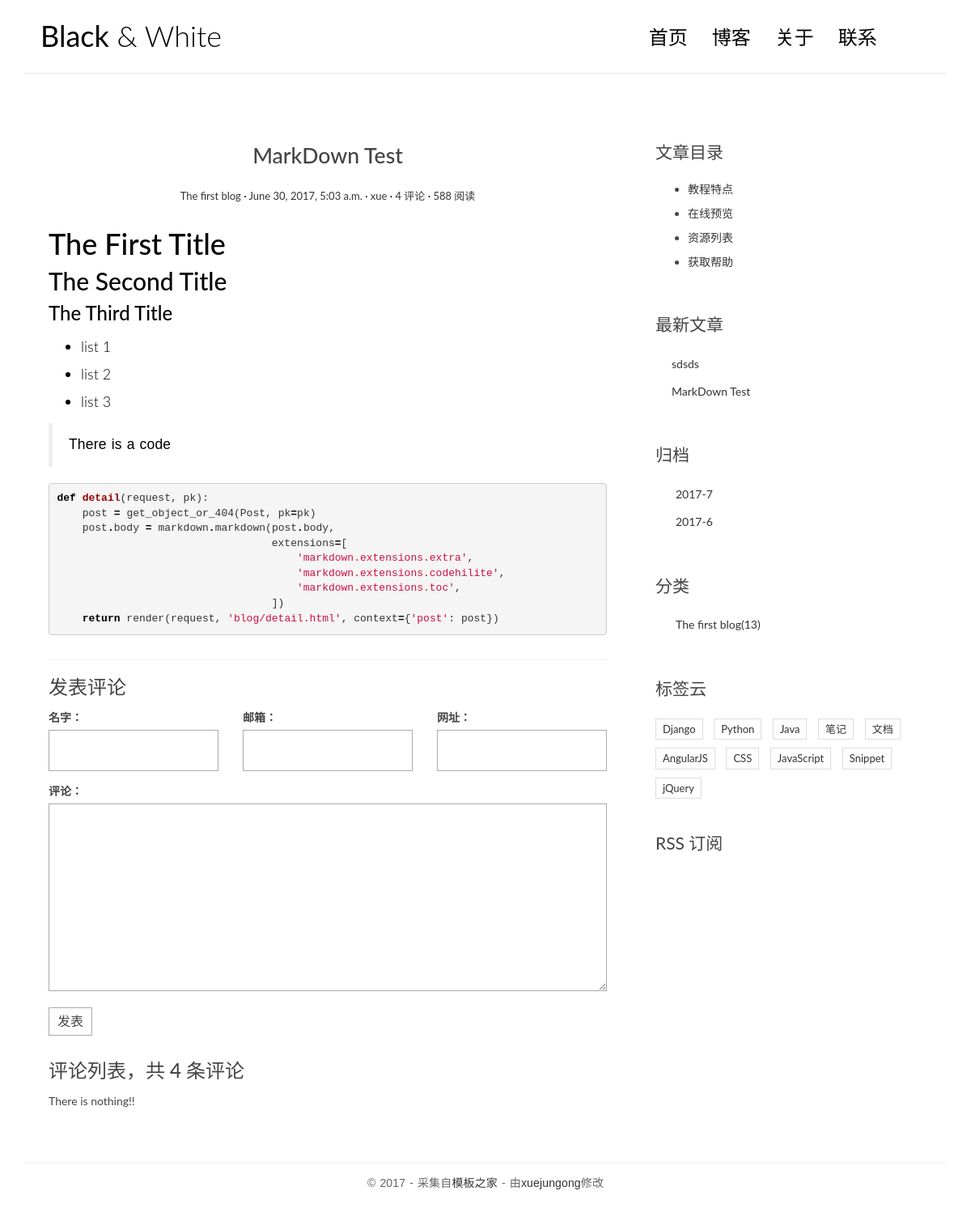
/post/3/, run on an earlier commit of the app's database.
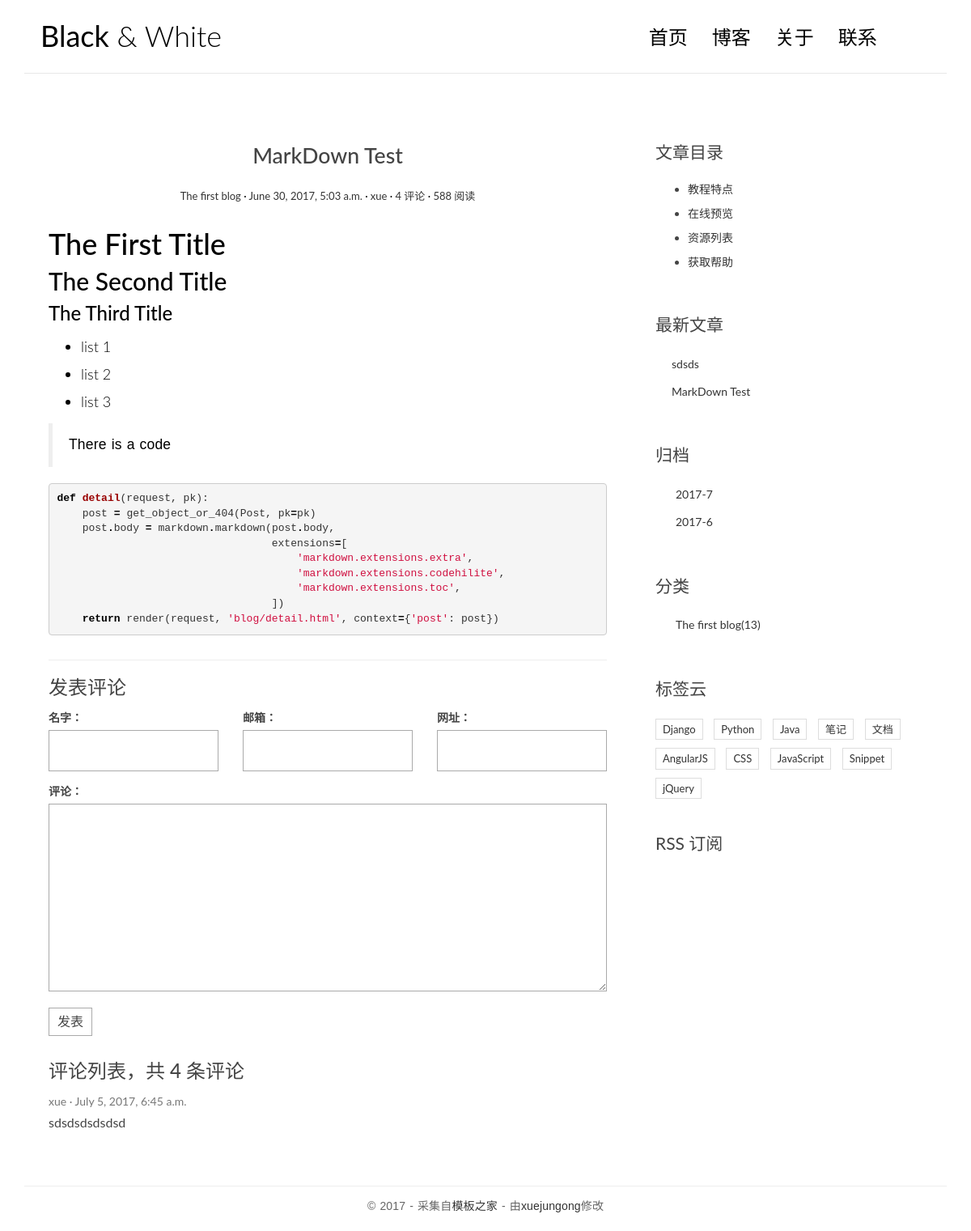
And on a later commit of the database.
### blog/models.py (models this page shows, shortened)
class Post(models.Model):
	title = models.CharField(max_length=70)
	body = models.TextField()
	created_time = models.DateTimeField()
	modified_time = models.DateTimeField()
	excerpt = models.CharField(max_length=200, blank=True)
	category = models.ForeignKey(Category)
	tags = models.ManyToManyField(Tag, blank=True)
	author = models.ForeignKey(User)
	def get_absolute_url(self):
		return reverse('blog:detail', kwargs={'pk':self.pk})

class Category(models.Model):
	name = models.CharField(max_length=100)

### comments/models.py (models this page shows, shortened)
class Comment(models.Model):
	name = models.CharField(max_length=100)
	email = models.EmailField(max_length=255)
	url = models.URLField(blank=True)
	text = models.TextField()
	created_time = models.DateTimeField(auto_now_add=True)
	post = models.ForeignKey('blog.Post')

### blog/views.py (the view)
# urls.py: url(r'^post/(?P<pk>[0-9]+)/$', views.detail, name='detail'),
def detail(request, pk):
	post = get_object_or_404(Post, pk=pk)
	post.body = markdown.markdown(post.body,
				      extensions=[
				      		'markdown.extensions.extra',
                                                'markdown.extensions.codehilite',
                                                'markdown.extensions.toc',
                                                ])
	form = CommentForm()
	comment_list = post.comment_set.all()
	context = {'post': post, 'form': form, 'comment_list': comment_list}
	return render(request, 'blog/detail.html', context=context)

### comments/forms.py
class CommentForm(forms.ModelForm):
	class Meta:
		model = Comment
		fields = ['name', 'email', 'url', 'text']

### blog/templatetags/blog_tags.py (called while the page is built)
@register.simple_tag
def get_recent_posts(num=5):
    return Post.objects.all().order_by('-created_time')[:num]

@register.simple_tag
def archives():
    return Post.objects.dates('created_time', 'month', order='DESC')

@register.simple_tag
def get_categories():
    return Category.objects.all()
    return Post.objects.all().order_by('-created_time')[:num]

### templates/blog/detail.html (shortened to what this page needs)
{% extends 'base.html' %}
{% block main %}
    <article class="post post-{{ post.pk }}">
        <header class="entry-header">
            <h1 class="entry-title">{{ post.title }}</h1>
            <div class="entry-meta">
                <span class="post-category"><a href="#">{{ post.category.name }}</a></span>
                <span class="post-date"><a href="#"><time class="entry-date"
                                                                      datetime="{{ post.created_time }}">{{ post.created_time }}</time></a></span>
                <span class="post-author"><a href="#">{{ post.author }}</a></span>
                <span class="comments-link"><a href="#">4 评论</a></span>
                <span class="views-count"><a href="#">588 阅读</a></span>
            </div>
        </header>
        <div class="entry-content clearfix">
            {{ post.body|safe }}
        </div>
    </article>
    <section class="comment-area" id="comment-area">
        <hr>
            <h3>发表评论</h3>
            <form action="{% url 'comments:post_comment' post.pk %}" method="post" class="comment-form">
                <div class="row">
                    <div class="col-md-4">
                        <label for="{{ form.name.id_for_label }}">名字：</label>
			{{ form.name }}
                    </div>
                    <div class="col-md-4">
                        <label for="{{ form.email.id_for_label }}">邮箱：</label>
			{{ form.email }}
                    </div>
                    <div class="col-md-4">
                        <label for="{{ form.url.id_for_label }}">网址：</label>
                        {{ form.url }}
                    </div>
                    <div class="col-md-12">
                        <label for="{{ form.text.id_for_label }}">评论：</label>
                        {{ form.text }}
                        <button type="submit" class="comment-btn">发表</button>
                    </div>
                </div>
            </form>
            <div class="comment-list-panel">
                <h3>评论列表，共 <span>4</span> 条评论</h3>
                <ul class="comment-list list-unstyled">
		    {% for comment in comment_list %}
                    <li class="comment-item">
                        <span class="nickname">{{ comment.name }}</span>
                        <time class="submit-date">{{ comment.created_time }}</time>
                        <div class="text">
		 	    {{ comment.text }}
                        </div>
                    </li>
		    {% empty %}
			There is nothing!!
		    {% endfor %}
		</ul>
  	    </div>
    </section>
{% endblock main %}
{% block toc %}
    <div class="widget widget-content">
        <h3 class="widget-title">文章目录</h3>
        <ul>
            <li>
                <a href="#">教程特点</a>
            </li>
            <li>
                <a href="#">在线预览</a>
            </li>
            <li>
                <a href="#">资源列表</a>
            </li>
            <li>
                <a href="#">获取帮助</a>
            </li>
        </ul>
    </div>
{% endblock toc %}

### templates/base.html (shortened to what the changed rows need)
{% load staticfiles %}
{% load blog_tags %}
<!DOCTYPE html>
<html>
<head>
    <link rel="stylesheet" href="{% static 'blog/css/bootstrap.min.css' %}">
    <link rel="stylesheet" href="http://code.ionicframework.com/ionicons/2.0.1/css/ionicons.min.css">
    <link rel="stylesheet" href="{% static 'blog/css/pace.css' %}">
    <link rel="stylesheet" href="{% static 'blog/css/custom.css' %}">
    <link rel="stylesheet" href="{% static 'blog/css/highlights/github.css' %}">
    <link rel="stylesheet" href="{% static 'blog/css/highlights/github.css' %}">
</head>
<body>
<div class="container">
    <header id="site-header">
        <div class="row">
            <div class="col-md-4 col-sm-5 col-xs-8">
                <div class="logo">
                    <h1><a href="index.html"><b>Black</b> &amp; White</a></h1>
                </div>
            </div>
        </div>
    </header>
</div>
<div class="content-body">
    <div class="container">
        <div class="row">
            <main class="col-md-8">
               {% block main %}
               {% endblock main %}
            </main>
            <aside class="col-md-4">
                <div class="widget widget-recent-posts">
		    {% get_recent_posts as recent_post_list %}
                    <ul>
			{% for post in recent_post_list %}
                        <li>
                            <a href="{{ post.get_absolute_url }}">{{ post.title }}</a>
                        </li>
			{% empty %}
			    There is nothong!!
			{% endfor %}
                    </ul>
                </div>
                <div class="widget widget-archives">
                    {% archives as date_list %}
		    <ul>
			{% for date in date_list %}
                        <li>
                            <a href="{% url 'blog:archives' date.year date.month %}">{{ date.year }}-{{ date.month }}</a>
                        </li>
			{% empty %}
			    There is nothing!!
			{% endfor %}
                    </ul>
                </div>
                <div class="widget widget-category">
		    {% get_categories as category_list %}
                    <ul>
			{% for category in category_list %}
                        <li>
                            <a href="{% url 'blog:category' category.pk %}">{{ category.name }}<span class="post-count">(13)</span></a>
                        </li>
                        {% empty %}
                            There is nothing!!
                        {% endfor %}
                    </ul>
                </div>
            </aside>
        </div>
    </div>
</div>
</body>
</html>

What changed in the data, as far as the page shows it:
added Comment: name "xue", created_time "July 5, 2017, 6:45 a.m.", text "sdsdsdsdsdsd"
Also different on the page:
text no longer shown: "There is nothing!!"
